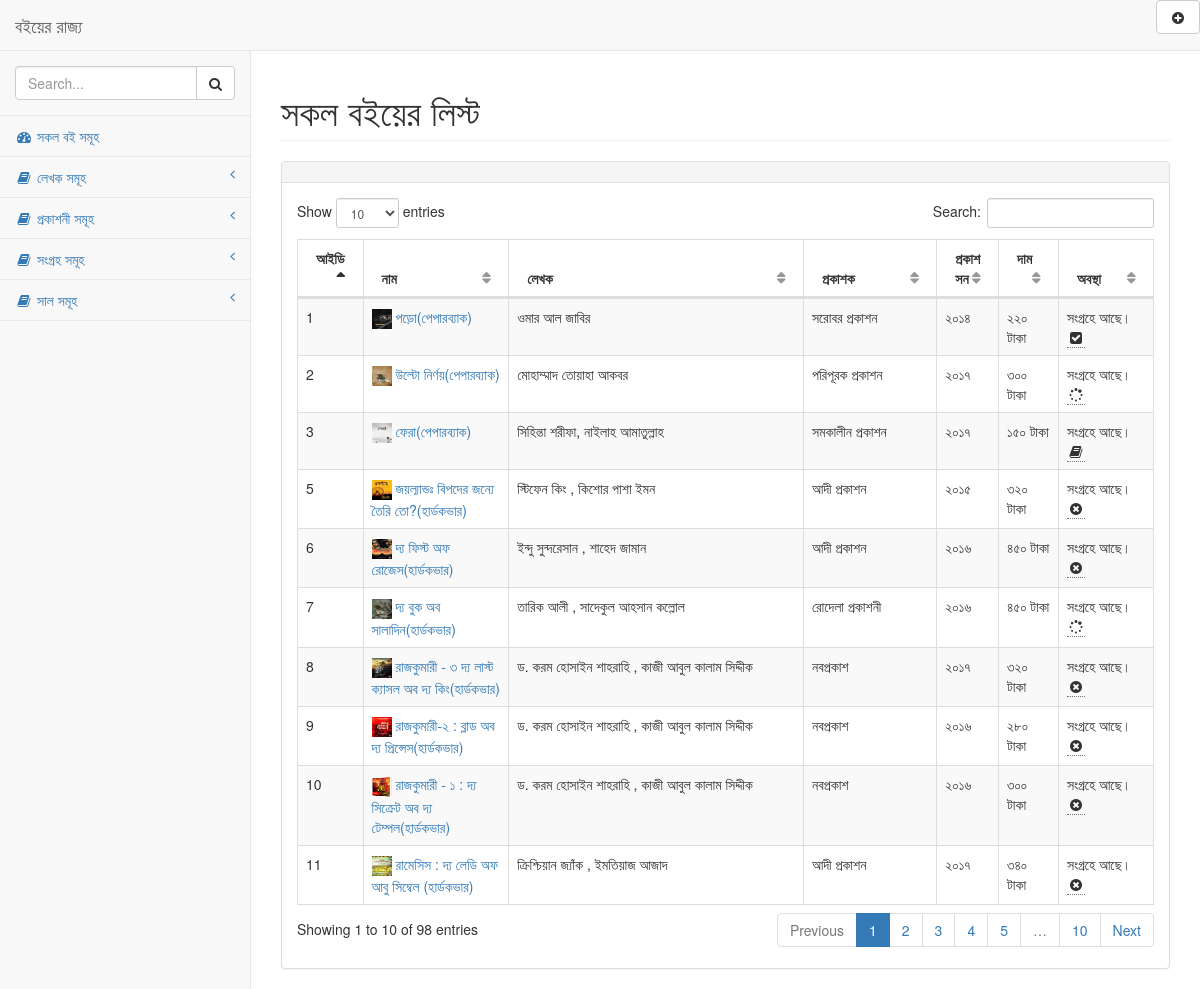
The page / on the database its author committed.
### tables this page shows
CREATE TABLE `tbl_books` (
  `id` int(11) NOT NULL,
  `name` varchar(200) NOT NULL,
  `author` varchar(200) NOT NULL,
  `page` varchar(100) NOT NULL,
  `publisher` varchar(200) NOT NULL,
  `preview` varchar(300) NOT NULL,
  `year` varchar(4) NOT NULL,
  `price` varchar(4) NOT NULL,
  `discount` varchar(5) NOT NULL,
  `status` tinyint(4) NOT NULL DEFAULT 0,
  `process` tinyint(4) NOT NULL DEFAULT 0,
  `review` text NOT NULL,
  `tags` varchar(300) NOT NULL
);

### database/Database.php (called while the page is built, shortened)
<?php
class Database
{
    private $hostdb = "localhost";
    private $userdb = "root";
    private $passdb = "root";
    private $dbname = "db_ibooks";
    private $pdo;
    public function __construct()
    {
        if (!isset($this->pdo)) {
            try {
                $link = new PDO("mysql:host=" . $this->hostdb . ";dbname=" . $this->dbname, $this->userdb, $this->passdb);
                $link->setAttribute(PDO::ATTR_ERRMODE, PDO::ERRMODE_EXCEPTION);
                $link->exec("SET CHARACTER SET utf8");
                $this->pdo = $link;
            } catch (PDOException $e) {
                die("Faild to Connect with Database" . $e->getMessage());
            }
        }
    }
    public function select($table, $data = array())
    {
        $sql = "SELECT ";
        $sql .= array_key_exists("select", $data) ? $data['select'] : '*';
        $sql .= ' FROM ' . $table;
        if (array_key_exists("order_by", $data)) {
            $sql .= ' ORDER BY ' . $data['order_by'];
        }
        $query = $this->pdo->prepare($sql);
        $query->execute();
        if (array_key_exists("return_type", $data)) {
            switch ($data['return_type']) {
                case 'count':
                    $value = $query->rowCount();
                    break;
                case 'single':
                    $value = $query->fetch(PDO::FETCH_ASSOC);
                    break;
                default:
                    break;
            }
        } else {
            if ($query->rowCount() > 0) {
                $value = $query->fetchAll();
            }
        }
        return !empty($value) ? $value : false;
    }
}
?>

### index.php (the view, shortened to what this page needs)
<?php include "./database/Database.php"; ?>
<?php include "./inc/header.php"; ?>
<div id="page-wrapper">
    <div class="row">
        <div class="col-lg-12">
            <h1 class="page-header">সকল বইয়ের লিস্ট</h1>
    </div>
</div>
<div class="row">
    <div class="col-lg-12">
        <div class="panel panel-default">
            <div class="panel-heading">
            </div>
            <div class="panel-body">
                <table width="100%" class="table table-striped table-bordered table-hover" id="dataTables-example">
                    <thead>
                        <tr>
                            <th width="5%">
                                <b>আইডি</b>
                            </th>
                            <th>
                                <b>নাম</b>
                            </th>
                            <th>
                                <b>লেখক</b>
                            </th>
                            <th>
                                <b>প্রকাশক</b>
                            </th>
                            <th width="5%">
                                <b>প্রকাশ সন</b>
                            </th>
                            <th>
                                <b>দাম</b>
                            </th>
                            <th>
                                <b>অবস্থা</b>
                            </th>
                        </tr>
                    </thead>
                    <tbody>
                        <?php
                            $db = new Database();
                            $table = "tbl_books";
                            $order_by = array('order_by' => 'id DESC');
                            $bookData = $db->select($table, $order_by);
                            if (!empty($bookData)) {
                                foreach ($bookData as $data) {
                        ?>
                            <?php
                        $oddeven = $data['id'];
                        if($oddeven%2 == 0){
                            $class = "odd gradeX";
                        } else {
                            $class = "even gradeC";
                        }
                        ?>
                                <tr class="<?php echo $class; ?>">
                                    <td width="05%">
                                        <?php echo $data['id']; ?>
                                    </td>
                                    <td>
                                        <a href="book_details.php?id=<?php echo $data['id']; ?>"><img src="covers/<?php echo $data['preview']; ?>" alt="" height="20px" width="20px">
                                            <?php echo $data['name']; ?>
                                        </a>
                                    </td>
                                    <td>
                                        <?php echo $data['author']; ?>
                                    </td>
                                    <td>
                                        <?php echo $data['publisher']; ?>
                                    </td>
                                    <td width="5%">
                                            <?php echo $data['year']; ?>
                                    </td>
                                    <td width="7%">
                                        <?php echo $data['price']; ?> টাকা
                                    </td>
                                    <td width="11%">
                                        <?php
                                            $status = $data['status'];
                                            if($status == 1){
                                            $status = "সংগ্রহে আছে।";
                                            } else {
                                                $status = "কেনা হয়নি।";
                                            }
                                        ?>
                                        <?php echo $status; ?>
                                        <?php
                                            $process = $data['process'];
                                            if($process == 0){
                                                echo '<span><abbr title="পড়তে চাই না।"><i class="fa fa-times-circle fa-fw"></i></abbr></span>';
                                            } elseif($process == 1){
                                                echo '<span><abbr title="পড়বো ইনশাল্লাহ।"><i class="fa fa-book fa-fw"></i></abbr></span>';
                                            } elseif($process == 3){
                                                echo '<span><abbr title="আলহামদুলিল্লাহ, পড়া হয়েছে।"><i class="fa fa-check-square fa-fw"></i></abbr></span>';
                                            } elseif($process == 2) {
                                                echo '<span><abbr title="আলহামদুলিল্লাহ, পড়তেছি।"><i class="fa fa-spinner fa-fw"></i></abbr></span>';
                                            } else {
                                                echo "";
                                            }
                                            ?>
                                    </td>
                                </tr>
                                <?php
                                    }
                                } ?>
                    </tbody>
                </table>
            </div>
        </div>
    </div>
</div>
</div>
<?php include "./inc/footer.php"; ?>

### rows shown on the page
tbl_books: id "11", preview (picture), name "রামেসিস : দ্য লেডি অফ আবু সিম্বেল (হার্ডকভার)", author "ক্রিশ্চিয়ান জ্যাঁক , ইমতিয়াজ আজাদ", publisher "আদী প্রকাশন", year "২০১৭", price "৩৪০", status "সংগ্রহে আছে।", process 0 (drawn)
tbl_books: id "10", preview (picture), name "রাজকুমারী - ১ : দ্য সিক্রেট অব দ্য টেম্পল(হার্ডকভার)", author "ড. করম হোসাইন শাহরাহি , কাজী আবুল কালাম সিদ্দীক", publisher "নবপ্রকাশ", year "২০১৬", price "৩০০", status "সংগ্রহে আছে।", process 0 (drawn)
tbl_books: id "9", preview (picture), name "রাজকুমারী-২ : ব্লাড অব দ্য প্রিন্সেস(হার্ডকভার)", author "ড. করম হোসাইন শাহরাহি , কাজী আবুল কালাম সিদ্দীক", publisher "নবপ্রকাশ", year "২০১৬", price "২৮০", status "সংগ্রহে আছে।", process 0 (drawn)
tbl_books: id "8", preview (picture), name "রাজকুমারী - ৩ দ্য লাস্ট ক্যাসল অব দ্য কিং(হার্ডকভার)", author "ড. করম হোসাইন শাহরাহি , কাজী আবুল কালাম সিদ্দীক", publisher "নবপ্রকাশ", year "২০১৭", price "৩২০", status "সংগ্রহে আছে।", process 0 (drawn)
tbl_books: id "7", preview (picture), name "দ্য বুক অব সালাদিন(হার্ডকভার)", author "তারিক আলী , সাদেকুল আহসান কল্লোল", publisher "রোদেলা প্রকাশনী", year "২০১৬", price "৪৫০", status "সংগ্রহে আছে।", process 2 (drawn)
tbl_books: id "6", preview (picture), name "দ্য ফিস্ট অফ রোজেস(হার্ডকভার)", author "ইন্দু সুন্দরেসান , শাহেদ জামান", publisher "আদী প্রকাশন", year "২০১৬", price "৪৫০", status "সংগ্রহে আছে।", process 0 (drawn)
tbl_books: id "5", preview (picture), name "জয়ল্যান্ডঃ বিপদের জন্যে তৈরি তো?(হার্ডকভার)", author "স্টিফেন কিং , কিশোর পাশা ইমন", publisher "আদী প্রকাশন", year "২০১৫", price "৩২০", status "সংগ্রহে আছে।", process 0 (drawn)
tbl_books: id "3", preview (picture), name "ফেরা(পেপারব্যাক)", author "সিহিন্তা শরীফা, নাইলাহ আমাতুল্লাহ", publisher "সমকালীন প্রকাশন", year "২০১৭", price "১৫০", status "সংগ্রহে আছে।", process 1 (drawn)
tbl_books: id "2", preview (picture), name "উল্টো নির্ণয়(পেপারব্যাক)", author "মোহাম্মাদ তোয়াহা আকবর", publisher "পরিপূরক প্রকাশন", year "২০১৭", price "৩০০", status "সংগ্রহে আছে।", process 2 (drawn)
tbl_books: id "1", preview (picture), name "পড়ো(পেপারব্যাক)", author "ওমার আল জাবির", publisher "সরোবর প্রকাশন", year "২০১৪", price "২২০", status "সংগ্রহে আছে।", process 3 (drawn)
